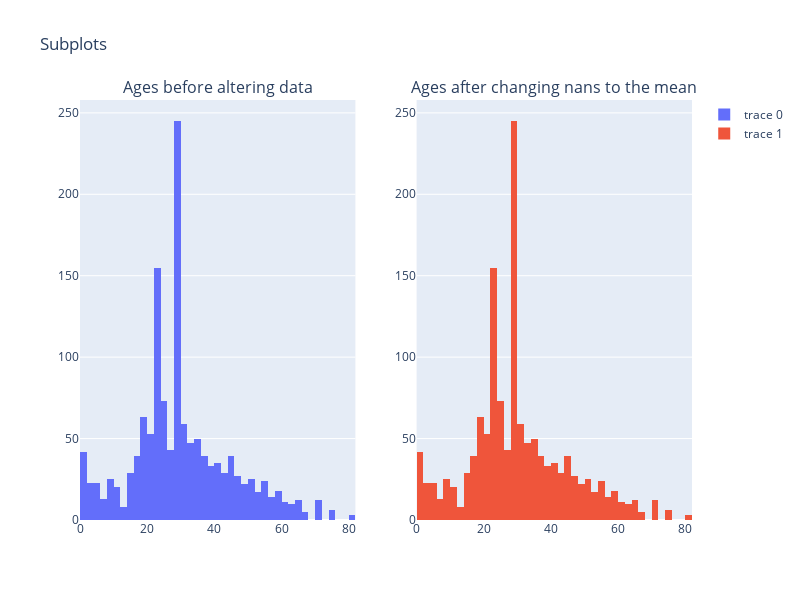

The cell this chart's notebook holds for it:
### Code cell
from plotly.subplots import make_subplots
import plotly.graph_objects as go

fig = make_subplots(rows=1, cols=2,subplot_titles=['Ages before altering data', 'Ages after changing nans to the mean'])

fig.add_trace(
    go.Histogram(x=df.Age),
    row=1, col=1
)

fig.add_trace(
    go.Histogram(x=ages),
    row=1, col=2,
)

fig.update_layout(height=600, width=800, title_text="Subplots")
fig.show()

### Figure 1 — Plotly figure (JSON) as saved in the notebook; plotly's stock layout.template omitted (floating-point values rounded to 4 significant figures; data arrays with more than 128 entries replaced by an {"elided": "..."} marker saying what was removed)
{"data": [{"type": "histogram", "x": {"elided": "1391 float values"}, "xaxis": "x", "yaxis": "y"}, {"type": "histogram", "x": {"elided": "1391 float values"}, "xaxis": "x2", "yaxis": "y2"}], "layout": {"annotations": [{"font": {"size": 16}, "showarrow": false, "text": "Ages before altering data", "x": 0.225, "xanchor": "center", "xref": "paper", "y": 1, "yanchor": "bottom", "yref": "paper"}, {"font": {"size": 16}, "showarrow": false, "text": "Ages after changing nans to the mean", "x": 0.775, "xanchor": "center", "xref": "paper", "y": 1, "yanchor": "bottom", "yref": "paper"}], "height": 600, "title": {"text": "Subplots"}, "width": 800, "xaxis": {"anchor": "y", "domain": [0, 0.45]}, "xaxis2": {"anchor": "y2", "domain": [0.55, 1]}, "yaxis": {"anchor": "x", "domain": [0, 1]}, "yaxis2": {"anchor": "x2", "domain": [0, 1]}}}
